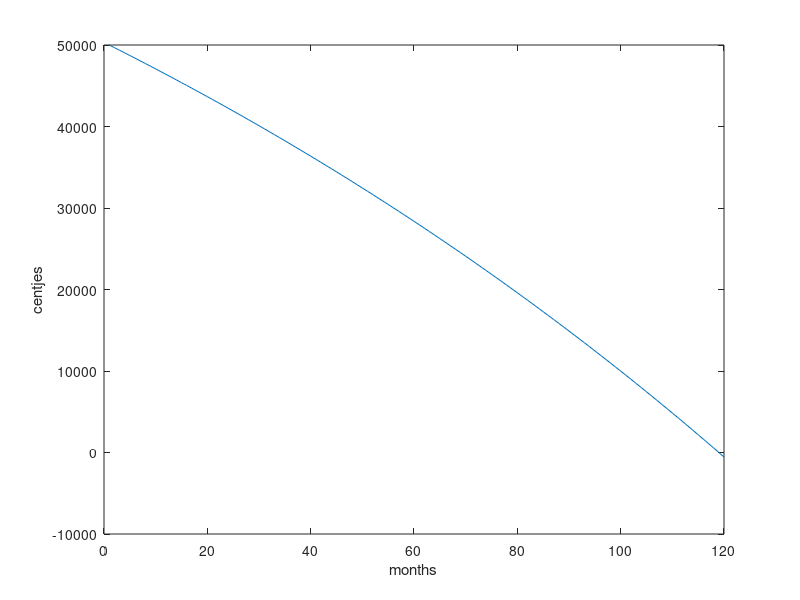

The MATLAB source for this figure:
% FML.m Version 1
% 
% Limitations (as for now): 
% - it's assumed you no longer need duo
% - interest rate is assumed to be constant
% - pay-off rate is constant
% - some kind of slider to adjust these values in real time would be nice
%
clc; close all; clear;
%%
years = 10;                 %FILL IN: number of years you intend to plot
months = years*12;          %FILL IN: number of months according to years
debt = zeros(months,1);     %empty vector for speeeeed
debt(1) = 50000;            %FILL IN: initial debt, script assumes you no longer get duo
interest_rate = 0.0046;     %FILL IN: interest rate, assumed to be constant
monthly_payoff = 550;       %FILL IN: your intended monthly pay-off, assumed to be constant
total_interest = 0;         %initialise total interest


for i=2:months
    debt(i) = debt(i-1) * 1.0046;
    total_interest = total_interest + (debt(i)-debt(i-1));
    debt(i) = debt(i) - monthly_payoff;
end

figure(1)
plot(debt)
xlabel('months')
ylabel("centjes")
